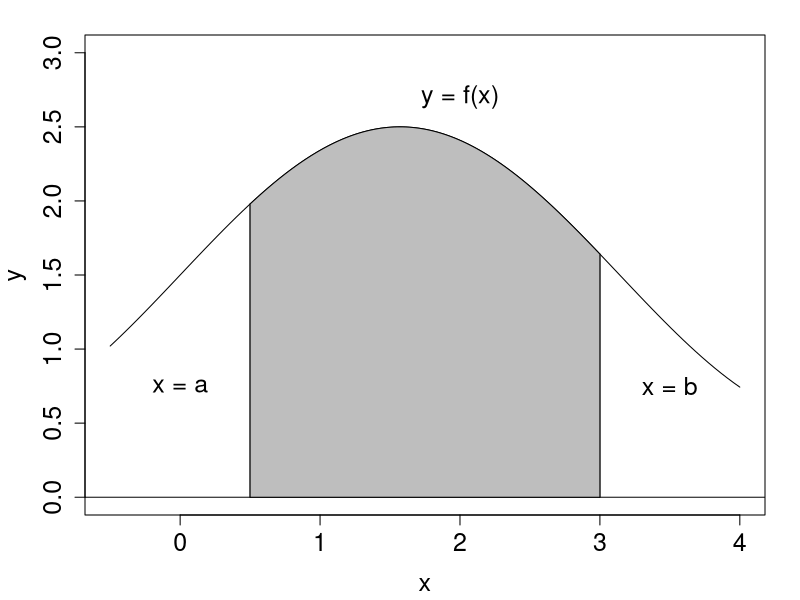
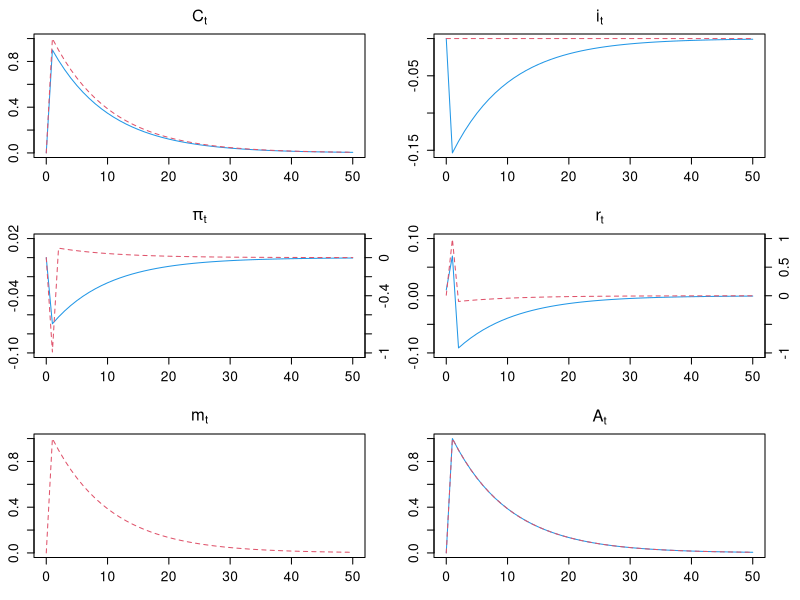
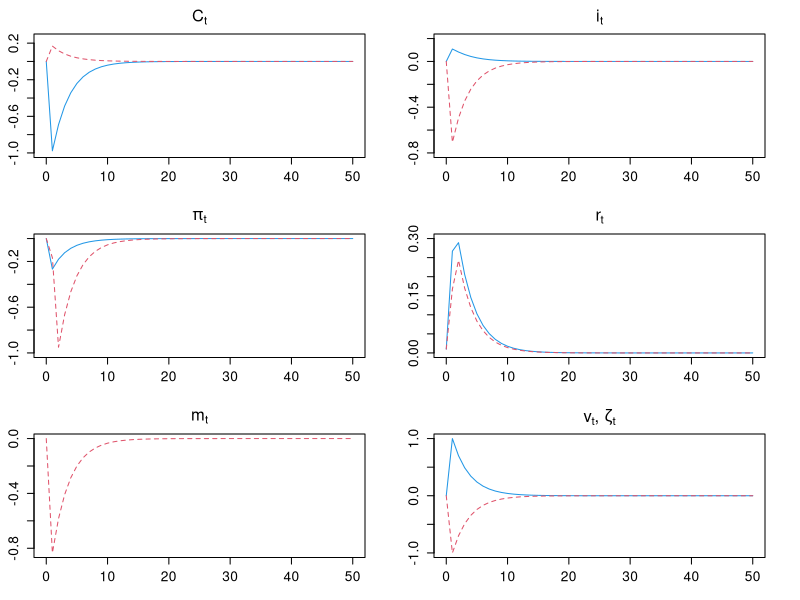

Write R code to recreate these figures, in order.
#=======================================
# Chapter 5, Other figures
#   modified on 2019/10/19
#=======================================

"%+%" <- function(x, y) paste(x, y, sep = "")
# figpath <- "../../figs/"
figpath <- "./"

fx <- function(x) sin(x)+1.5

if (.Platform$OS.type == "windows") windows(7, 7)
par(ps = 18)
par(mai = c(0.85, 0.85, 0.35, 0.35))
curve(fx, -0.5, 4, ylim = c(0, 3), ylab = "y")
abline(h = 0)
lines(c(0.5, 0.5), c(0, fx(0.5)))
lines(c(3.0, 3.0), c(0, fx(3.0)))
text(0.0, 0.75, "x = a")
text(3.5, 0.75, "x = b")
text(2.0, 2.7, "y = f(x)")
grids <- seq(0.5, 3.0, length =100)
dots <- rbind(c(0.5,0),cbind(grids, fx(grids)),c(3.0,0))
polygon(dots,col="gray")

dev.copy2eps(file= figpath %+% "integ.eps")

#---------------------------------------

nkm_techs <- read.csv("nkm_techs.csv")
cia_techs <- read.csv("cia_techs.csv")

par(ps = 15)
par(mfrow = c(3, 2))
par(mai = c(0.85, 0.68, 0.68, 0.35*2)*0.5)

plot(cbind(0:50, nkm_techs$C[1:51]), col = 4, main = expression(C[t]), xlab = "", ylab = "", typ = "l", ylim = c(0,1))
lines(cbind(0:50, cia_techs$C[1:51]), col = 2, lty = 2)

plot(cbind(0:50, nkm_techs$ii[1:51]), col = 4, main = expression(i[t]), xlab = "", ylab = "", typ = "l")
lines(cbind(0:50, cia_techs$ii[1:51]), col = 2, lty = 2)

plot(cbind(0:50, nkm_techs$ppi[1:51]), col = 4, main = expression(pi[t]), xlab = "", ylab = "", typ = "l", ylim = c(-0.5, 0.1)/5)
axis(4, at = seq(-1, 1, 0.02), labels = seq(-1, 1, 0.02)*10)
lines(cbind(0:50, cia_techs$pi[1:51]/10), col = 2, lty = 2)

plot(cbind(0:50, nkm_techs$r[1:51]), col = 4, main = expression(r[t]), xlab = "", ylab = "", typ = "l", ylim = c(-0.5, 0.5)/5)
axis(4, at = seq(-1, 1, 0.05), labels = seq(-1, 1, 0.05)*10)
lines(cbind(0:50, cia_techs$r[1:51]/10), col = 2, lty = 2)

plot(cbind(0:50, cia_techs$m[1:51]), col = 2, lty = 2, main = expression(m[t]), xlab = "", ylab = "", typ = "l")

plot(cbind(0:50, nkm_techs$A[1:51]), col = 4, main = expression(A[t]), xlab = "", ylab = "", typ = "l")
lines(cbind(0:50, cia_techs$A[1:51]), col = 2, lty = 2)

dev.copy2eps(file= figpath %+% "nkm_cia_techs.eps")

#---------------------------------------

nkm_mps <- read.csv("nkm_mps.csv")
cia_mss <- read.csv("cia_mss.csv")

plot(cbind(0:50, nkm_mps$C[1:51]), col = 4, main = expression(C[t]), xlab = "", ylab = "", typ = "l", ylim = c(-1, 0.25))
lines(cbind(0:50, cia_mss$C[1:51]), col = 2, lty = 2)

plot(cbind(0:50, nkm_mps$ii[1:51]), col = 4, main = expression(i[t]), xlab = "", ylab = "", typ = "l", ylim = c(-4, 1)/5)
lines(cbind(0:50, cia_mss$ii[1:51]), col = 2, lty = 2)

plot(cbind(0:50, nkm_mps$ppi[1:51]), col = 4, main = expression(pi[t]), xlab = "", ylab = "", typ = "l", ylim = c(-5, 0)/5)
lines(cbind(0:50, cia_mss$pi[1:51]), col = 2, lty = 2)

plot(cbind(0:50, nkm_mps$r[1:51]), col = 4, main = expression(r[t]), xlab = "", ylab = "", typ = "l", ylim = c(0, 0.3))
lines(cbind(0:50, cia_mss$r[1:51]), col = 2, lty = 2)

plot(cbind(0:50, cia_mss$m[1:51]), col = 2, lty = 2, main = expression(m[t]), xlab = "", ylab = "", typ = "l")

plot(cbind(0:50, nkm_mps$v[1:51]), col = 4, main = expression(paste(v[t], ", ", zeta[t])), xlab = "", ylab = "", typ = "l", ylim = c(-5, 5)/5)
lines(cbind(0:50, cia_mss$zeta[1:51]), col = 2, lty = 2)

dev.copy2eps(file= figpath %+% "nkm_cia_ms.eps")

